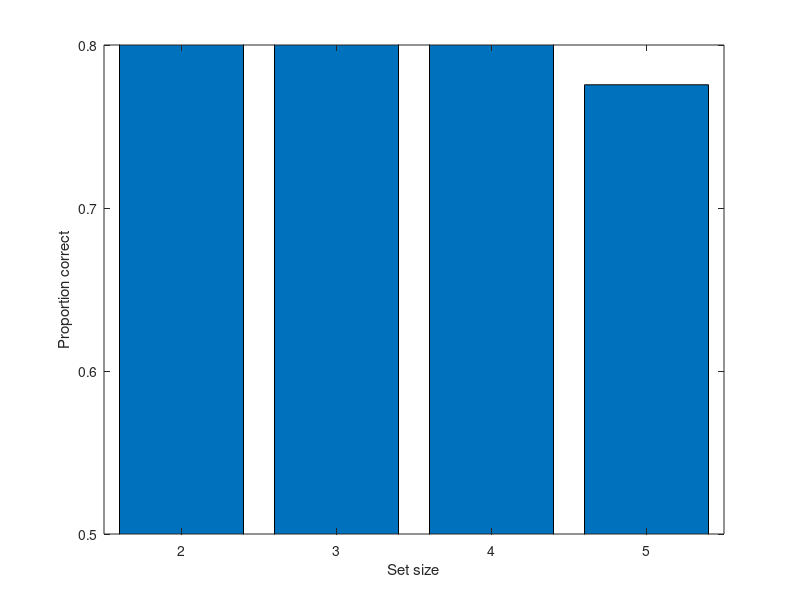
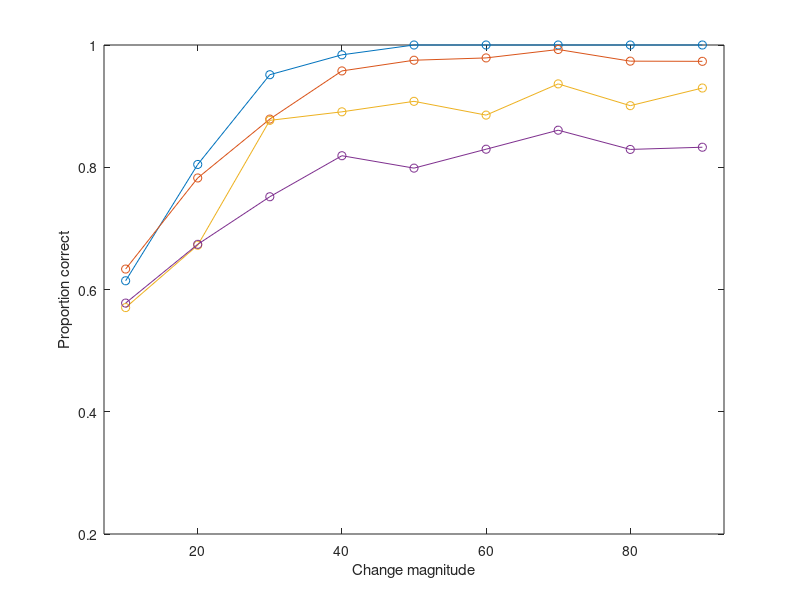

These figures' MATLAB source, in order: (Note: this script raises an error after producing the figures.)
clear all close all;

load fakedataSR

Nvec = 2:5;
deltavec = 10:10:90; % change magnitude in degrees

Ndata = fakedata(:,1);
deltadata = fakedata(:,2);
corrdata = fakedata(:,3); 

perfdata1 = zeros(length(Nvec),1);
perfdata2 = zeros(length(Nvec),length(deltavec));

%% Calculating monkey performance
for Nind = 1:length(Nvec)
    N = Nvec(Nind);
    perfdata1(Nind) = mean(corrdata(Ndata == N));
    for deltaind = 1:length(deltavec)
            delta = deltavec(deltaind);
            perfdata2(Nind,deltaind) = mean(corrdata(find(Ndata == N & deltadata == delta)));
    end
end

%set size plot
figure;
bar(Nvec, perfdata1); hold on;
xlabel('Set size'); ylabel('Proportion correct');axis([1.5 5.5 0.5 0.8])
set(gca,'YTick',0.5:.1:0.8)
set(gca,'XTick', 2:1:5)

%change mgnitude plot
figure;
set(gca,'YTick',0.2:.1:1)
set(gca,'XTick', 10:10:90)
plot(repmat(deltavec,4,1)', perfdata2','-o'); hold on; 
xlabel('Change magnitude'); ylabel('Proportion correct');axis([7 93 0.2 1]);
legend(strcat('N= ',int2str(Nvec')), 4);